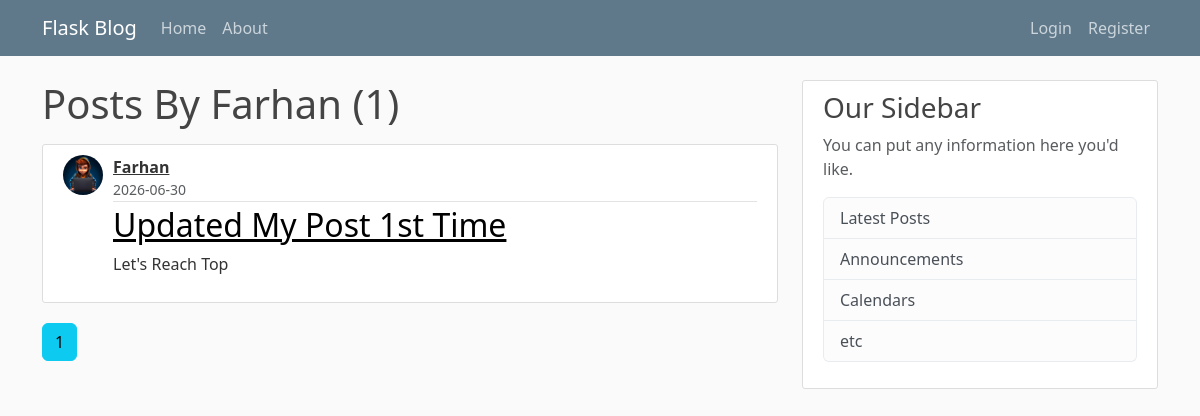
Page /user/Farhan on the earlier database version.
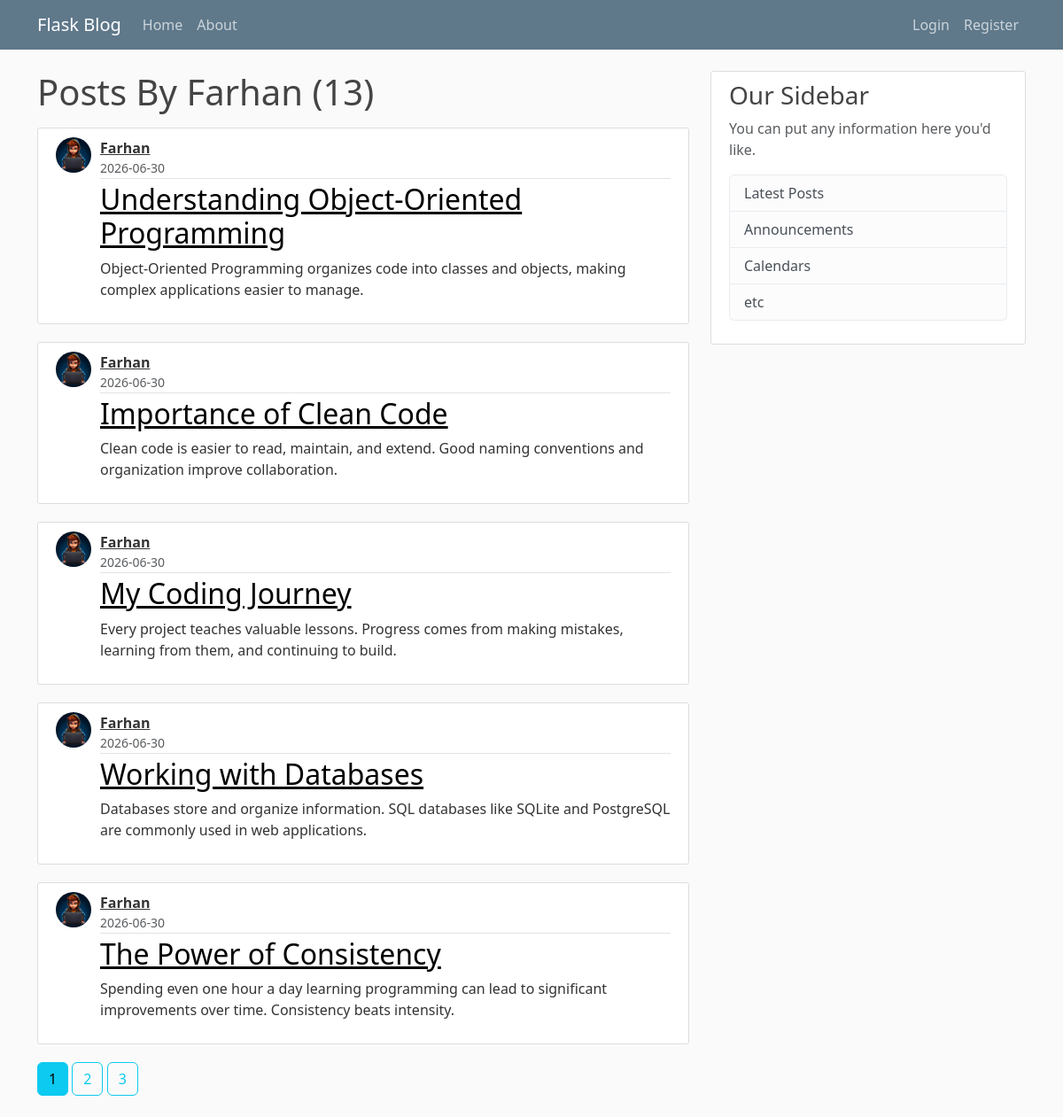
Same page on the later database version.
### app/models.py (models this page shows, shortened)
class User(db.Model, UserMixin):
    id = db.Column(db.Integer, primary_key = True)
    username = db.Column(db.String(20), unique = True, nullable = False)
    email = db.Column(db.String(120), unique = True, nullable = False)
    image_file = db.Column(db.String(20), nullable = False, default = 'default.jpg')
    password = db.Column(db.String(60), nullable = False)
    posts = db.relationship('Post', backref = 'author', lazy = True)

class Post(db.Model):
    id = db.Column(db.Integer, primary_key = True)
    title = db.Column(db.String(100), nullable = False)
    date_posted = db.Column(db.DateTime, nullable = False, default = datetime.utcnow )
    content = db.Column(db.Text, nullable = False)
    user_id = db.Column(db.Integer, db.ForeignKey('user.id'), nullable=False)

### app/users/routes.py (the view)
@users.route("/user/<string:username>")
def user_posts(username):
    page = request.args.get('page', 1, type=int)
    user = User.query.filter_by(username=username).first_or_404()
    posts = Post.query.filter_by(author=user)\
        .order_by(Post.date_posted.desc())\
        .paginate(page=page, per_page=5)
    return render_template('user_posts.html', posts=posts, user=user)

### app/templates/user_posts.html
{% extends "layout.html"%}
{% block content %}
<h1 class = "mb-3"> Posts By {{  user.username  }} ({{ posts.total }})</h1>
{% for post in posts.items %}
<article class="media content-section">
    <img class="rounded-circle post-avatar"
         src="{{ url_for('static', filename='profile_pics/' + post.author.image_file) }}">
    <div class="media-body">
        <div class="article-metadata">
            <div class="author-block">
                <a class="author-name" href="{{ url_for('users.user_posts', username = post.author.username ) }}">{{ post.author.username }}</a>
                <small class="text-muted d-block">
                    {{ post.date_posted.strftime('%Y-%m-%d') }}
                </small>
            </div>
        </div>
        <h2 class="article-title" ><a href="{{ url_for('posts.post', post_id = post.id)}}">{{ post.title }}</a></h2>
        <p class="article-content">{{ post.content }}</p>
    </div>
</article>
{% endfor %}
{% for page_num in posts.iter_pages(left_edge=1, right_edge=1, left_current=1, right_current=2) %}
    {% if page_num %}
        {% if posts.page == page_num %}
            <a class="btn btn-info mb-4"
               href="{{ url_for('users.user_posts', username=user.username, page=page_num) }}">
               {{ page_num }}
            </a>
        {% else %}
            <a class="btn btn-outline-info mb-4"
               href="{{ url_for('users.user_posts', username=user.username, page=page_num) }}">
               {{ page_num }}
            </a>
        {% endif %}
    {% else %}
        ...
    {% endif %}
{% endfor %}
{% endblock content %}

### app/templates/layout.html (shortened to what this page needs)
<!DOCTYPE html>
<html>
<head>
    <link rel="stylesheet" href="https://cdn.jsdelivr.net/npm/bootstrap@5.3.8/dist/css/bootstrap.min.css"
>
    <link rel="stylesheet" type="text/css" href="{{ url_for('static',  filename = 'main.css') }}">
</head>
<body>
    <header class="site-header">
        <nav class="navbar navbar-expand-md navbar-dark bg-steel fixed-top">
            <div class="container">
                <a class="navbar-brand me  -4" href="/">Flask Blog</a>
                <div class="collapse navbar-collapse" id="navbarToggle">
                    <ul class="navbar-nav me-auto">
                        <li class="nav-item">
                            <a class="nav-link" href="{{ url_for('main.home') }}">Home</a>
                        </li>
                        <li class="nav-item">
                            <a class="nav-link" href="{{ url_for('main.about') }}">About</a>
                        </li>
                    </ul>
                    <ul class="navbar-nav ms-auto">
                        {% if current_user.is_authenticated %}
                        <li class="nav-item">
                            <a class="nav-link" href="{{ url_for('posts.new_post') }}">New Post</a>
                        </li>
                        <li class="nav-item">
                            <a class="nav-link" href="{{ url_for('users.account') }}">Account</a>
                        </li>
                        <li class="nav-item">
                            <a class="nav-link" href="{{ url_for('users.logout') }}">Logout</a>
                        </li>
                        {% else %}
                        <li class="nav-item">
                            <a class="nav-link" href="{{ url_for('users.login') }}">Login</a>
                        </li>
                        <li class="nav-item">
                            <a class="nav-link" href="{{ url_for('users.register') }}">Register</a>
                        </li>
                        {% endif %}
                    </ul>
                </div>
            </div>
        </nav>
    </header>
    <main role="main" class="container">
        <div class="row">
            <div class="col-md-8">
                {% block content %}{% endblock %}
            </div>
            <div class="col-md-4">
                <div class="content-section">
                    <h3>Our Sidebar</h3>
                    <p class='text-muted'>You can put any information here you'd like.
                    <ul class="list-group">
                        <li class="list-group-item list-group-item-light">Latest Posts</li>
                        <li class="list-group-item list-group-item-light">Announcements</li>
                        <li class="list-group-item list-group-item-light">Calendars</li>
                        <li class="list-group-item list-group-item-light">etc</li>
                    </ul>
                    </p>
                </div>
            </div>
        </div>
    </main>
</body>
</html>

### app/Static/main.css (style rules this page uses)
body { background: #fafafa; color: #333333; margin-top: 5rem; }
h1, h2, h3, h4, h5, h6 { color: #444444; }
.bg-steel { background-color: #5f788a; }
.site-header .navbar-nav .nav-link { color: #cbd5db; }
.content-section { background: #ffffff; padding: 10px 20px; border: 1px solid #dddddd; border-radius: 3px; margin-bottom: 20px; }
.article-title a { color: black; }
.article-content { white-space: pre-line; }
.article-metadata { padding-bottom: 1px; margin-bottom: 4px; border-bottom: 1px solid #e3e3e3 }
.post-avatar { width: 40px; height: 40px; border-radius: 50%; object-fit: cover; margin-right: 10px; }
.article-metadata { padding-bottom: 1px; margin-bottom: 4px; border-bottom: 1px solid #e3e3e3; }
.author-block { display: flex; flex-direction: column; }
.author-name { font-weight: bold; color: #333; }
.media { display: flex; align-items: flex-start; }
.media-body { flex: 1; }

Differences in the rows shown:
no longer on this page (row edited): Post: image_file (picture), author.username "Farhan", date_posted "2026-06-30", title "Updated My Post 1st Time", content "Let's Reach Top"
added Post: image_file (picture), author.username "Farhan", date_posted "2026-06-30", title "Understanding Object-Oriented Programming", content "Object-Oriented Programming organizes code into classes and objects, making complex applications easier to manage."
added Post: image_file (picture), author.username "Farhan", date_posted "2026-06-30", title "Importance of Clean Code", content "Clean code is easier to read, maintain, and extend. Good naming conventions and organization improve collaboration."
added Post: image_file (picture), author.username "Farhan", date_posted "2026-06-30", title "My Coding Journey", content "Every project teaches valuable lessons. Progress comes from making mistakes, learning from them, and continuing to build."
added Post: image_file (picture), author.username "Farhan", date_posted "2026-06-30", title "Working with Databases", content "Databases store and organize information. SQL databases like SQLite and PostgreSQL are commonly used in web applications."
added Post: image_file (picture), author.username "Farhan", date_posted "2026-06-30", title "The Power of Consistency", content "Spending even one hour a day learning programming can lead to significant improvements over time. Consistency beats intensity."
Other differences:
{{ posts.total }}: "1" → "13"
new list line: "2"
new list line: "3"
